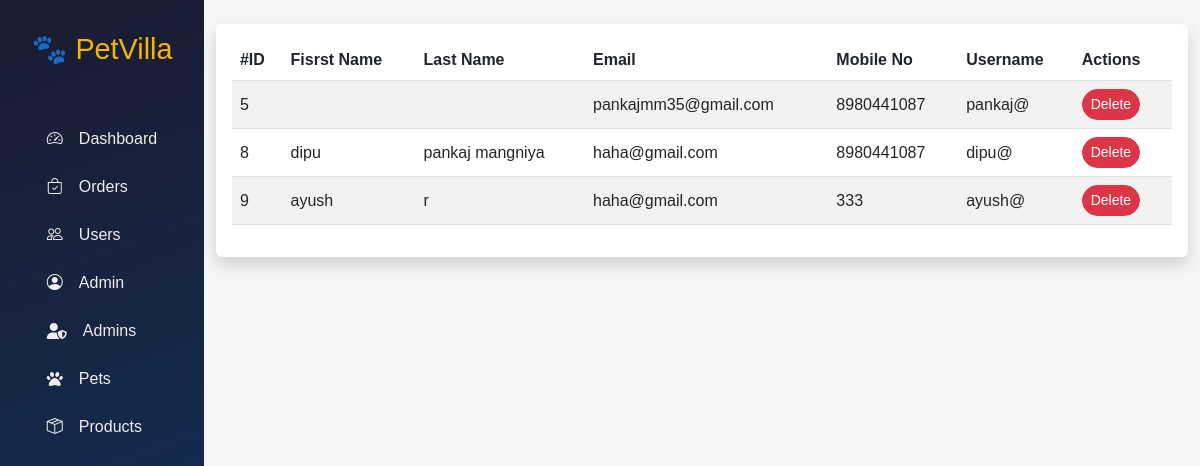
Page /admin/admin_users.php (signed in) on the earlier database version.
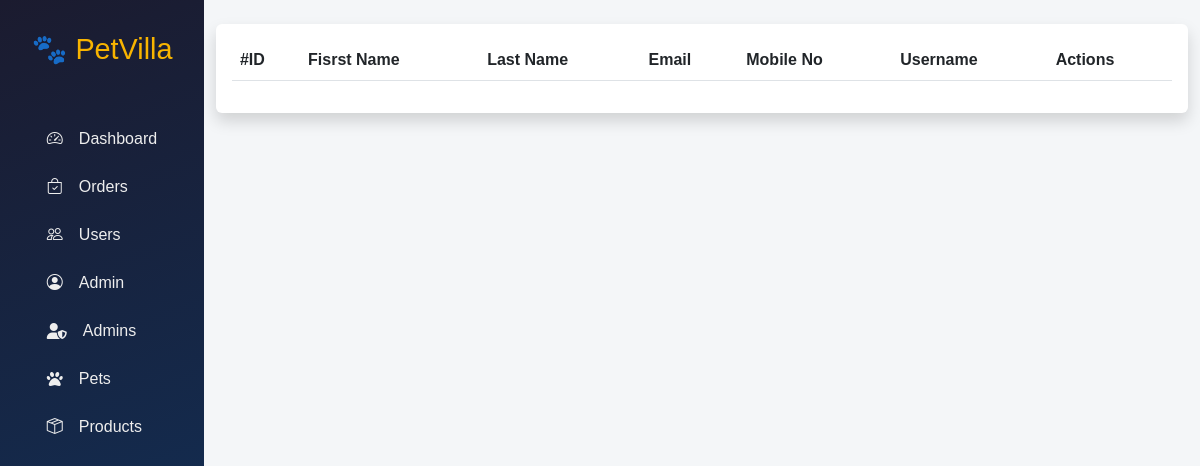
Same page on the later database version.
### tables this page shows
CREATE TABLE `users` (
  `user_id` int(50) NOT NULL,
  `fname` text NOT NULL,
  `lname` text NOT NULL,
  `email` varchar(50) NOT NULL,
  `Mno` varchar(10) NOT NULL,
  `password` varchar(255) NOT NULL,
  `username` varchar(50) NOT NULL
);

### admin/admin_users.php (the view, shortened to what this page needs)
<?php include "../partial/_database.php"; ?>
 <?php
    $user = "SELECT * FROM users";
    $query = mysqli_query($conn,$user);
?>
<!DOCTYPE html>
<html lang="en">
<head>
  <link href="https://cdn.jsdelivr.net/npm/bootstrap@5.3.0/dist/css/bootstrap.min.css" rel="stylesheet"/>
  <link href="https://cdn.jsdelivr.net/npm/bootstrap-icons@1.10.5/font/bootstrap-icons.css" rel="stylesheet">
  <link rel="stylesheet" href="https://cdnjs.cloudflare.com/ajax/libs/font-awesome/6.4.0/css/all.min.css">
  <link rel="stylesheet" href="//cdn.datatables.net/2.3.0/css/dataTables.dataTables.min.css">
</head>
<body>
  <div id="wrapper">
    <div id="sidebar">
      <h3>🐾 PetVilla</h3>
      <ul class="nav flex-column">
        <li class="nav-item"><a href="index.php" class="nav-link"><i class="bi bi-speedometer2"></i> Dashboard</a></li>
        <li class="nav-item"><a href="admin_order.php" class="nav-link"><i class="bi bi-bag-check"></i> Orders</a></li>
        <li class="nav-item"><a href="admin_users.php" class="nav-link"><i class="bi bi-people"></i> Users</a></li>
        <li class="nav-item"><a href="admin_admins.php" class="nav-link"><i class="bi bi-person-circle"></i> Admin</a>
        </li>
        <li class="nav-item"><a href="admin.php" class="nav-link"><i class="fas fa-user-shield"></i> Admins</a></li>
        <li class="nav-item"><a href="admin_Pets.php" class="nav-link"><i class="fas fa-paw"></i> Pets</a></li>
        <li class="nav-item"><a href="admin_Product.php" class="nav-link"><i class="bi bi-box-seam"></i> Products</a>
        </li>
      </ul>
    </div>
  <div class="container my-4">
    <div class="table-responsive shadow p-3 bg-white rounded">
      <table class="table table-striped align-middle" id="myTable">
        <thead>
          <tr>
            <th>#ID</th>
            <th>Fisrst Name</th>
            <th>Last Name</th>
            <th>Email</th>
            <th>Mobile No</th>
            <th>Username</th>
            <th>Actions</th>
          </tr>
        </thead>
        <tbody>
          <?php
    if (mysqli_num_rows($query) > 0){
       while ($row1 = mysqli_fetch_assoc($query)){
        echo "
        <tr>
            <td>".$row1['user_id']."</td>
            <td>".$row1['fname']."</td>
            <td>".$row1['lname']."</td>
            <td>".$row1['email']."</td>
            <td>".$row1['Mno']."</td>
            <td>".$row1['username']."</td>
            <td class='action-btns'>
              <a href='admin_user_remove.php?id=" . $row1['user_id'] . "'><button class='btn btn-sm btn-danger'>Delete</button></a>
            </td>
        </tr>";
       }
      }
    ?>
        </tbody>
      </table>
    </div>
  </div>
  </div>
</body>
</html>

Differences in the rows shown:
removed users: user_id "5", email "pankajmm35@gmail.com", Mno "8980441087", username "pankaj@"
removed users: user_id "8", fname "dipu", lname "pankaj mangniya", email "haha@gmail.com", Mno "8980441087", username "dipu@"
removed users: user_id "9", fname "ayush", lname "r", email "haha@gmail.com", Mno "333", username "ayush@"
